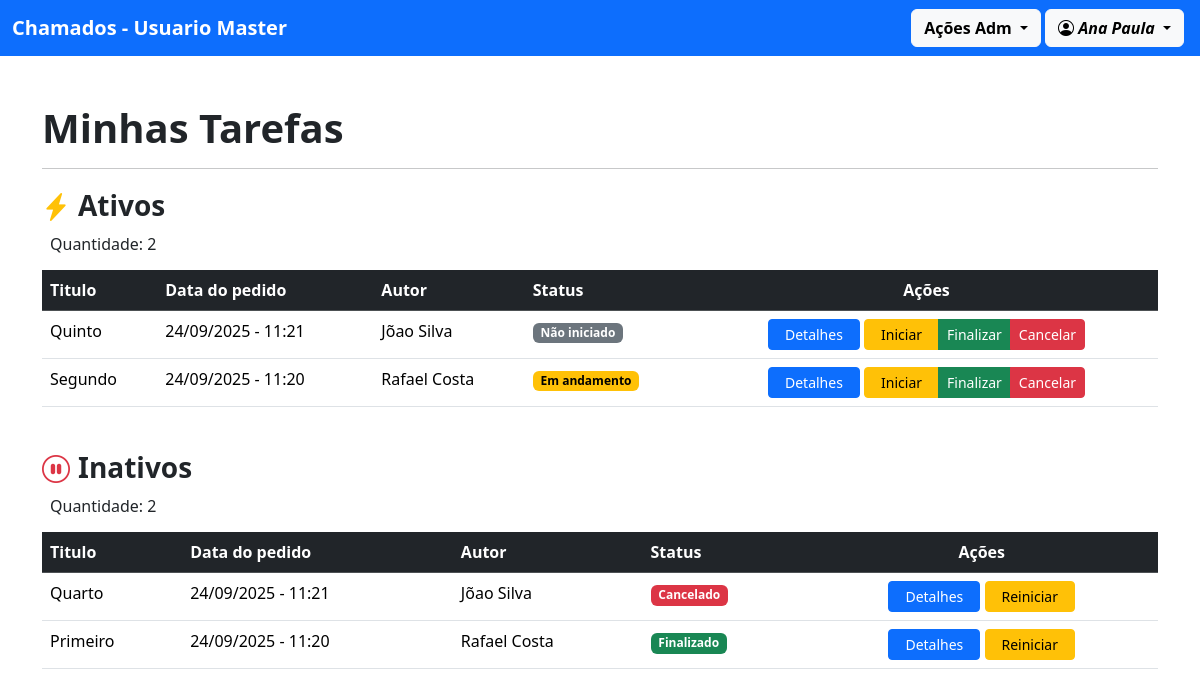
The app's page /ver_minhas_tarefas/ (signed in) with its own data.
### usuario/models.py (models this page shows)
class Perfil(models.Model):
    user = models.OneToOneField(User, on_delete=models.CASCADE)
    nome_completo = models.CharField(max_length=255)
    adm = models.BooleanField(default=False)
    def __str__(self):
        return f"{self.nome_completo}"
    class Meta:
        ordering = ["nome_completo"]

### chamado/models.py (models this page shows, shortened)
class Chamado(models.Model):
    STATUS = (
        ('nao_iniciado', 'Não iniciado'),
        ('em_andamento', 'Em andamento'),
        ('finalizado', 'Finalizado'),
        ('cancelado', 'Cancelado'),
    )
    titulo = models.CharField(max_length=255)
    data = models.DateTimeField()
    status = models.CharField(max_length=20, choices=STATUS, default="nao_iniciado")
    descricao = models.TextField()
    autor = models.ForeignKey(Perfil, on_delete=models.CASCADE, related_name='autor')
    responsavel = models.ForeignKey(Perfil, on_delete=models.CASCADE, related_name='responsavel')
    class Meta:
        ordering = ["-data"]

### chamado/views.py (the view)
# urls.py: path('ver_minhas_tarefas/', views.ver_minhas_tarefas, name="ver_minhas_tarefas"),
@login_required(login_url='/usuario/login/')
def ver_minhas_tarefas(request):
    perfil = get_object_or_404(Perfil, user=request.user)
    chamado = Chamado.objects.filter(responsavel=perfil.id)
    chamado_ativos = chamado.filter(status__in=['nao_iniciado', 'em_andamento'])
    chamado_inativos = chamado.filter(status__in=['cancelado', 'finalizado'])
    return render(request, 'adm/ver_minhas_tarefas.html', {'chamados_ativos': chamado_ativos, 'chamados_inativos': chamado_inativos})

### chamado/templates/adm/ver_minhas_tarefas.html (shortened to what this page needs)
{% extends "modelo.html" %}
{% block content %}
<h1 class="fw-bold">Minhas Tarefas</h1>
<hr>
{% if chamados_ativos|length != 0 %}
<div class="d-flex align-items-center mb-1">
    <i class="bi bi-lightning-charge-fill me-2 fs-3 text-warning"></i>
    <h3 class="fw-bold mb-0">Ativos</h3>
</div>
<h6 class="m-2 mb-3">Quantidade: {{ chamados_ativos|length }}</h6>
<table class="table table-hover">
    <thead class="table-dark">
        <tr>
            <th>Titulo</th>
            <th>Data do pedido</th>
            <th>Autor</th>
            <th>Status</th>
            <th class="text-center">Ações</th>
        </tr>
    </thead>
    <tbody>
        {% for i in chamados_ativos %}
        <tr>
            <td>{{i.titulo}}</td>
            <td>{{i.data|date:'d/m/Y - H:i'}}</td>
            <td>{{i.autor}}</td>
            <td>
                {% if i.status == 'em_andamento' %}
                <span class="badge bg-warning text-black">{{i.get_status_display}}</span>
                {% else %}
                <span class="badge bg-secondary">{{i.get_status_display}}</span>
                {% endif %}
            </td>
            <td class="text-center">
                <a href="{% url 'ver_detalhes' i.id%}" class="btn btn-sm btn-primary px-3">Detalhes</a>
                <div class="btn-group">
                    <button class="btn btn-sm btn-warning px-3">
                        <a href="{% url 'ifc' i.id 'em_andamento' %}" class="text-black text-decoration-none"
                            onclick="return confirmarIniciar('{{ i.titulo }}');">
                            Iniciar
                        </a>
                    </button>
                    <button class="btn btn-sm btn-success">
                        <a href="{% url 'ifc' i.id 'finalizado' %}" class="text-white text-decoration-none"
                            onclick="return confirmarFinalizar('{{ i.titulo }}');">
                            Finalizar
                        </a>
                    </button>
                    <button class="btn btn-sm btn-danger">
                        <a href="{% url 'ifc' i.id 'cancelado' %}" class="text-white text-decoration-none"
                            onclick="return confirmarCancelar('{{ i.titulo }}');">
                            Cancelar
                        </a>
                    </button>
                </div>
            </td>
        </tr>
        {% endfor %}
    </tbody>
</table>
{% else %}
<div class="text-center">
    <hr><br>
    <i class="bi bi-chat-left-dots fs-1 text-danger"></i>
    <p>Nenhum chamado cadastrada para você</p>
</div>
{% endif %}
<br>
{% if chamados_inativos|length != 0 %}
<div class="d-flex align-items-center mb-1">
    <i class="bi bi-pause-circle me-2 fs-3 text-danger"></i>
    <h3 class="fw-bold mb-0">Inativos</h3>
</div>
<h6 class="m-2 mb-3">Quantidade: {{ chamados_inativos|length }}</h6>
<table class="table table-hover">
    <thead class="table-dark">
        <tr>
            <th>Titulo</th>
            <th>Data do pedido</th>
            <th>Autor</th>
            <th>Status</th>
            <th class="text-center">Ações</th>
        </tr>
    </thead>
    <tbody>
        {% for i in chamados_inativos %}
        <tr>
            <td>{{i.titulo}}</td>
            <td>{{i.data|date:'d/m/Y - H:i'}}</td>
            <td>{{i.autor}}</td>
            <td>
                {% if i.status == 'finalizado' %}
                <span class="badge bg-success">{{i.get_status_display}}</span>
                {% elif i.status == 'cancelado' %}
                <span class="badge bg-danger">{{i.get_status_display}}</span>
                {% endif %}
            </td>
            <td class="text-center">
                <a href="{% url 'ver_detalhes' i.id%}" class="btn btn-sm btn-primary px-3">Detalhes</a>
                <button class="btn btn-sm btn-warning px-3">
                    <a href="{% url 'ifc' i.id 'em_andamento' %}" class="text-black text-decoration-none"
                        onclick="return confirmarReiniciar('{{ i.titulo }}');">
                        Reiniciar
                    </a>
                </button>
            </td>
        </tr>
        {% endfor %}
    </tbody>
</table>
{% endif %}
{% endblock %}

### templates/modelo.html (shortened to what this page needs)
<!doctype html>
<html lang="en">
<head>
    <link href="https://cdn.jsdelivr.net/npm/bootstrap@5.3.8/dist/css/bootstrap.min.css" rel="stylesheet"
>
    <link href="https://cdn.jsdelivr.net/npm/bootstrap-icons@1.11.3/font/bootstrap-icons.css" rel="stylesheet">
</head>
<body>
    <header>
        <nav class="navbar bg-primary">
            <div class="container-fluid">
                {% if request.user.perfil.adm %}
                <a href="{% url 'ver_chamados' %}" class="navbar-brand fw-bold text-white">
                    Chamados - Usuario Master
                </a>
                {% else %}
                <a href="{% url 'ver_meus_chamados' %}" class="navbar-brand fw-bold text-white">
                    Chamados
                </a>
                {% endif %}
                <div class="d-flex">
                    {% if request.user.perfil.adm %}
                    <div class="dropdown">
                        <a href="" class="btn btn-light fw-bold dropdown-toggle me-1" data-bs-toggle="dropdown">
                            Ações Adm
                        </a>
                    </div>
                    {% endif %}
                    {% if request.user.is_authenticated %}
                    <div class="dropdown">
                        <button class="btn btn-light fw-bold dropdown-toggle me-1" type="button"
                            data-bs-toggle="dropdown" aria-expanded="false">
                            <i class="bi bi-person-circle"> {{ request.user.perfil }}</i>
                        </button>
                    </div>
                    {% endif %}
                </div>
            </div>
        </nav>
    </header>
    <main>
        <div class="container">
            <br><br>
            {% block content %}{% endblock %}
        </div>
    </main>
</body>
</html>

### records on screen
Chamado: titulo "Quinto", data "24/09/2025 - 11:21", autor "Jõao Silva", status "Não iniciado"
Chamado: titulo "Segundo", data "24/09/2025 - 11:20", autor "Rafael Costa", status "Em andamento"
Chamado: titulo "Quarto", data "24/09/2025 - 11:21", autor "Jõao Silva", status "Cancelado"
Chamado: titulo "Primeiro", data "24/09/2025 - 11:20", autor "Rafael Costa", status "Finalizado"

### other values on screen
{{ request.user.perfil }} "Ana Paula"
{{ chamados_ativos|length }} "2"
{{ chamados_inativos|length }} "2"
